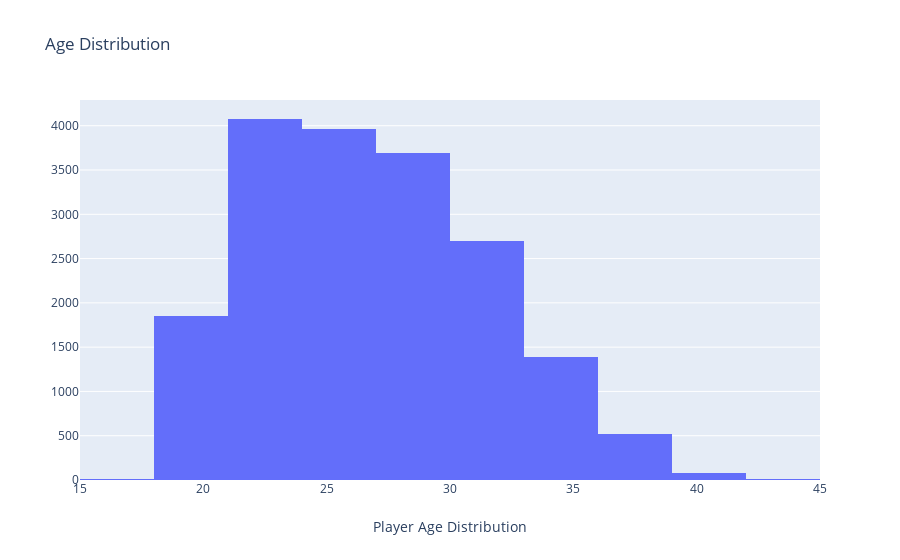

Source (notebook cell):
### Code cell
data = [go.Histogram(
        x = df['Age'],
        name='Age',
        xbins=dict(size=3)
)]

layout = go.Layout(
    title = "Age Distribution",
    xaxis = dict(title = 'Player Age Distribution')
)

fig = go.Figure(data=data, layout=layout)
fig.iplot()

### Figure 1 — Plotly figure (JSON) as saved in the notebook; plotly's stock layout.template omitted (floating-point values rounded to 4 significant figures; data arrays with more than 128 entries replaced by an {"elided": "..."} marker saying what was removed)
{"data": [{"name": "Age", "type": "histogram", "x": {"elided": "18278 float values"}, "xbins": {"size": 3}}], "layout": {"title": {"text": "Age Distribution"}, "xaxis": {"title": {"text": "Player Age Distribution"}}}}
